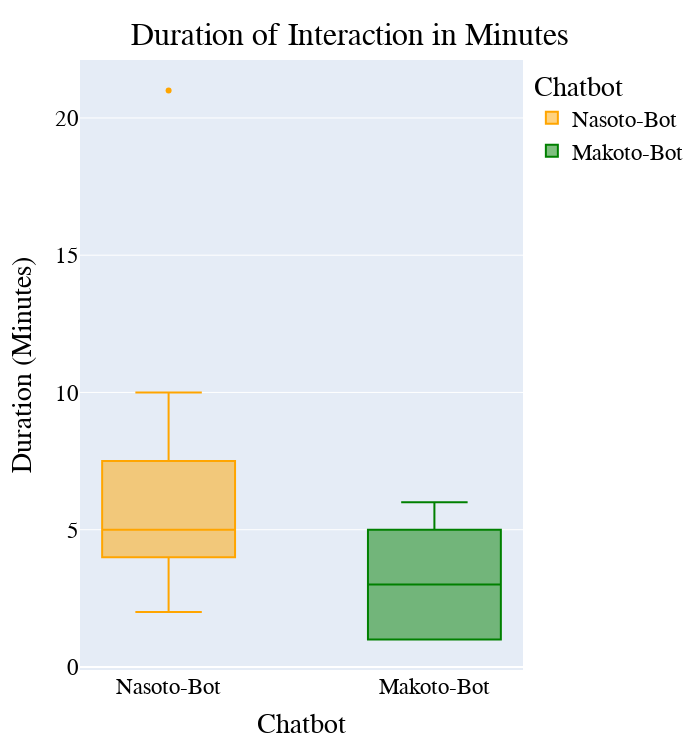

This figure's notebook cell:
### Markdown cell above
## Box Plot  Interaction Duration

### Code cell
fig = px.box(df_chatbotdata , "Chatbot", "Duration", "Chatbot", color_discrete_sequence=["orange", "green"])
fig.update_traces(quartilemethod="exclusive", width=0.5) # or "inclusive", or "linear" by default
fig.update_layout(
    width=700,
    height=750,
    title={
        'text': "Duration of Interaction in Minutes",
        'y':0.97,
        'x':0.5,
        'xanchor': 'center',
        'yanchor': 'top'},
    yaxis_title="Duration (Minutes)",
    #legend=dict(x=0.7, y=0.975),
    font=dict(
        family="Arial",
        size=23,
        color="#000000"
    ),
)

fig.show()

### Figure 1 — Plotly figure (JSON) as saved in the notebook; plotly's stock layout.template omitted (floating-point values rounded to 4 significant figures)
{"data": [{"alignmentgroup": "True", "hovertemplate": "Chatbot=%{x}<br>Duration=%{y}<extra></extra>", "legendgroup": "Nasoto-Bot", "marker": {"color": "orange"}, "name": "Nasoto-Bot", "notched": false, "offsetgroup": "Nasoto-Bot", "orientation": "v", "quartilemethod": "exclusive", "showlegend": true, "type": "box", "width": 0.5, "x": ["Nasoto-Bot", "Nasoto-Bot", "Nasoto-Bot", "Nasoto-Bot", "Nasoto-Bot", "Nasoto-Bot", "Nasoto-Bot", "Nasoto-Bot", "Nasoto-Bot", "Nasoto-Bot", "Nasoto-Bot", "Nasoto-Bot", "Nasoto-Bot", "Nasoto-Bot", "Nasoto-Bot", "Nasoto-Bot", "Nasoto-Bot"], "x0": " ", "xaxis": "x", "y": [2, 3, 5, 7, 21, 4, 8, 5, 6, 10, 8, 6, 6, 5, 5, 4, 3], "y0": " ", "yaxis": "y"}, {"alignmentgroup": "True", "hovertemplate": "Chatbot=%{x}<br>Duration=%{y}<extra></extra>", "legendgroup": "Makoto-Bot", "marker": {"color": "green"}, "name": "Makoto-Bot", "notched": false, "offsetgroup": "Makoto-Bot", "orientation": "v", "quartilemethod": "exclusive", "showlegend": true, "type": "box", "width": 0.5, "x": ["Makoto-Bot", "Makoto-Bot", "Makoto-Bot", "Makoto-Bot", "Makoto-Bot", "Makoto-Bot", "Makoto-Bot", "Makoto-Bot", "Makoto-Bot", "Makoto-Bot", "Makoto-Bot", "Makoto-Bot", "Makoto-Bot", "Makoto-Bot", "Makoto-Bot", "Makoto-Bot", "Makoto-Bot"], "x0": " ", "xaxis": "x", "y": [3, 1, 3, 5, 1, 6, 4, 5, 1, 4, 3, 6, 5, 1, 1, 3, 2], "y0": " ", "yaxis": "y"}], "layout": {"boxmode": "group", "font": {"color": "#000000", "family": "Arial", "size": 23}, "height": 750, "legend": {"title": {"text": "Chatbot"}, "tracegroupgap": 0}, "margin": {"t": 60}, "title": {"text": "Duration of Interaction in Minutes", "x": 0.5, "xanchor": "center", "y": 0.97, "yanchor": "top"}, "width": 700, "xaxis": {"anchor": "y", "categoryarray": ["Nasoto-Bot", "Makoto-Bot"], "categoryorder": "array", "domain": [0, 1], "title": {"text": "Chatbot"}}, "yaxis": {"anchor": "x", "domain": [0, 1], "title": {"text": "Duration (Minutes)"}}}}
